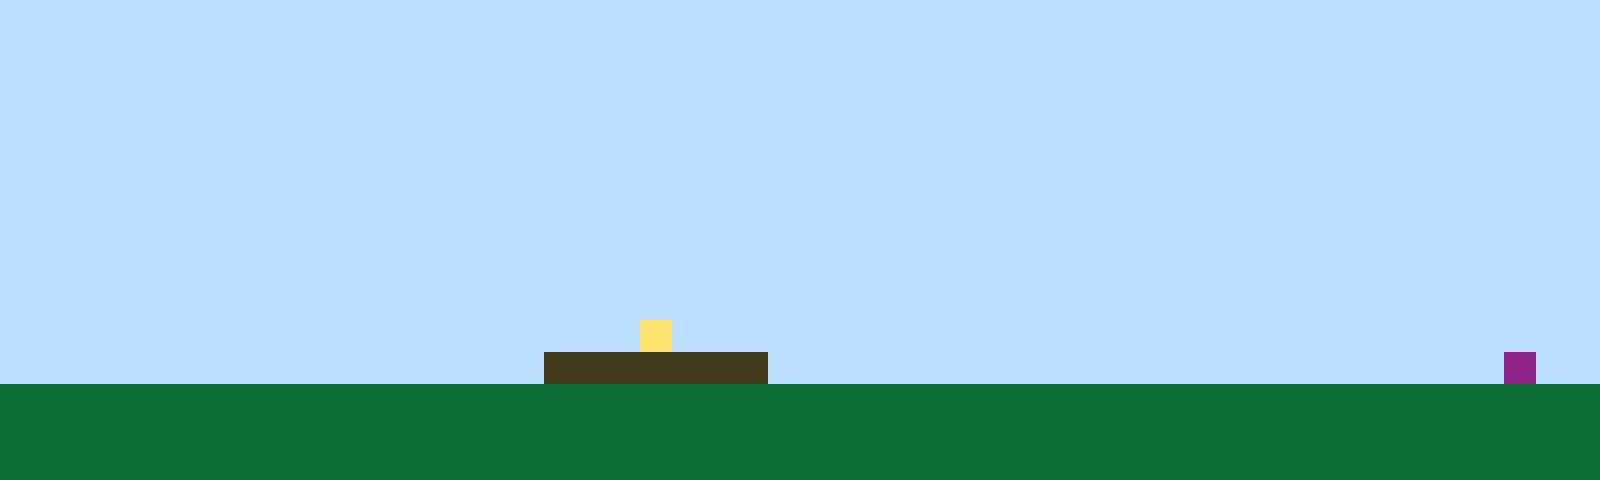

This game map was drawn from its Tiled (.tmx) file and the tilesets committed beside it. A one-line description and the full map source follow:
An orthogonal 50x15 tile map with 32x32 px tiles, 1 tile layer (Tile Layer 1).

<map version="1.10" tiledversion="1.11.2" orientation="orthogonal" renderorder="right-up" width="50" height="15" tilewidth="32" tileheight="32" infinite="0" nextlayerid="2" nextobjectid="1"><editorsettings><export target="map1.csv" format="csv" /></editorsettings><tileset firstgid="1" name="sprites" tilewidth="32" tileheight="32" tilecount="6" columns="3"><image source="sprites.png" width="96" height="64" /></tileset><layer id="1" name="Tile Layer 1" width="50" height="15"><data encoding="csv">1,1,1,1,1,1,1,1,1,1,1,1,1,1,1,1,1,1,1,1,1,1,1,1,1,1,1,1,1,1,1,1,1,1,1,1,1,1,1,1,1,1,1,1,1,1,1,1,1,1,1,1,1,1,1,1,1,1,1,1,1,1,1,1,1,1,1,1,1,1,1,1,1,1,1,1,1,1,1,1,1,1,1,1,1,1,1,1,1,1,1,1,1,1,1,1,1,1,1,1,1,1,1,1,1,1,1,1,1,1,1,1,1,1,1,1,1,1,1,1,1,1,1,1,1,1,1,1,1,1,1,1,1,1,1,1,1,1,1,1,1,1,1,1,1,1,1,1,1,1,1,1,1,1,1,1,1,1,1,1,1,1,1,1,1,1,1,1,1,1,1,1,1,1,1,1,1,1,1,1,1,1,1,1,1,1,1,1,1,1,1,1,1,1,1,1,1,1,1,1,1,1,1,1,1,1,1,1,1,1,1,1,1,1,1,1,1,1,1,1,1,1,1,1,1,1,1,1,1,1,1,1,1,1,1,1,1,1,1,1,1,1,1,1,1,1,1,1,1,1,1,1,1,1,1,1,1,1,1,1,1,1,1,1,1,1,1,1,1,1,1,1,1,1,1,1,1,1,1,1,1,1,1,1,1,1,1,1,1,1,1,1,1,1,1,1,1,1,1,1,1,1,1,1,1,1,1,1,1,1,1,1,1,1,1,1,1,1,1,1,1,1,1,1,1,1,1,1,1,1,1,1,1,1,1,1,1,1,1,1,1,1,1,1,1,1,1,1,1,1,1,1,1,1,1,1,1,1,1,1,1,1,1,1,1,1,1,1,1,1,1,1,1,1,1,1,1,1,1,1,1,1,1,1,1,1,1,1,1,1,1,1,1,1,1,1,1,1,1,1,1,1,1,1,1,1,1,1,1,1,1,1,1,1,1,1,1,1,1,1,1,1,1,1,1,1,1,1,1,1,1,1,1,1,1,1,1,1,1,1,1,1,1,1,1,1,1,1,1,1,1,1,1,1,1,1,1,1,1,1,1,1,1,1,1,1,1,1,1,1,1,1,1,1,1,1,1,1,1,1,1,1,1,1,1,1,1,1,1,1,1,1,1,1,1,1,1,1,1,1,1,1,1,1,1,1,1,1,1,1,1,1,1,1,1,1,1,1,1,1,4,1,1,1,1,1,1,1,1,1,1,1,1,1,1,1,1,1,1,1,1,1,1,1,1,1,1,1,1,1,1,1,1,1,1,1,1,1,1,1,1,1,1,1,1,1,1,3,3,3,3,3,3,3,1,1,1,1,1,1,1,1,1,1,1,1,1,1,1,1,1,1,1,1,1,1,1,6,1,1,2,2,2,2,2,2,2,2,2,2,2,2,2,2,2,2,2,2,2,2,2,2,2,2,2,2,2,2,2,2,2,2,2,2,2,2,2,2,2,2,2,2,2,2,2,2,2,2,2,2,2,2,2,2,2,2,2,2,2,2,2,2,2,2,2,2,2,2,2,2,2,2,2,2,2,2,2,2,2,2,2,2,2,2,2,2,2,2,2,2,2,2,2,2,2,2,2,2,2,2,2,2,2,2,2,2,2,2,2,2,2,2,2,2,2,2,2,2,2,2,2,2,2,2,2,2,2,2,2,2,2,2,2,2,2,2,2,2,2,2,2,2,2,2,2,2,2,2,2,2</data></layer></map>
